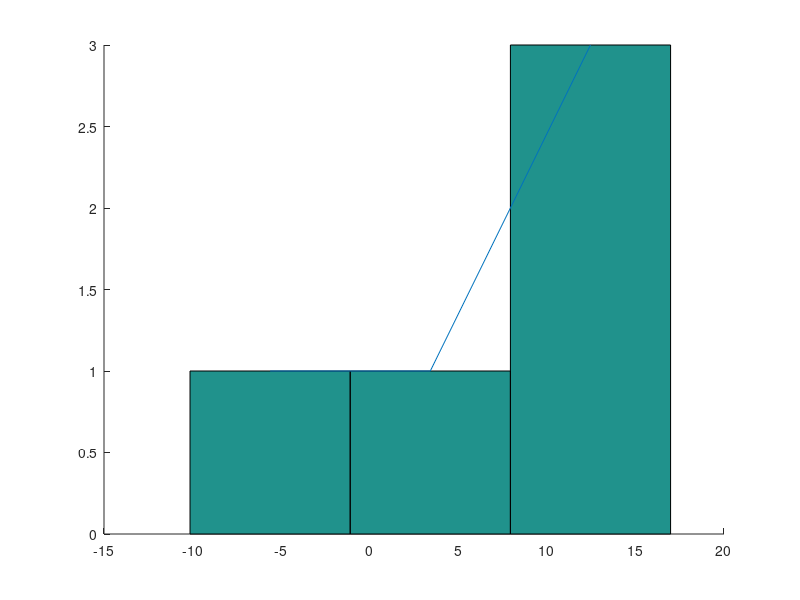

Write MATLAB code to recreate this figure. (Note: this script raises an error after producing the figure.)
pkg load statistics
#1
N = input('Introduceti numarul de numere N=')
miu = input('Introduceti miu pentru legea normala:')
sigma = input('Introduceti sigma pentru legea normala:')
%1
X = normrnd(miu,sigma,[1,N])
%2
X = sort(X)
%3
x_min = min(X)
x_max = max(X)
%4
a = 1+(10/3)*log10(N)
n = fix(a)
%5
d = (x_max - x_min) / n
%6
i = 1: n + 1
c_i(i) = x_min + (i-1)*d
%7
[f, middle] = hist(X, n);
%8
fprintf("| Nr. |    Clasa    | Frecventa absoluta | Mijlocul clasei | Frecventa relativa |\n");
fprintf("---------------------------------------------------------------------------------\n");
for i=1:n
  str1 = mat2str(i);
  str2 = mat2str(c_i(i));
  str3 = mat2str(c_i(i+1));
  str4 = mat2str(f(i));
  str5 = mat2str(middle(i));
  str6 = mat2str(N);
  if i==n
    fprintf("| %3s | [%.4s,%.4s] | %10s\t | %10.4s\t   | %6s/%.6s        |\n",str1,str2,str3,str4,str5,str4,str6);
  else
    fprintf("| %3s | [%.4s,%.4s) | %10s\t | %10.4s\t   | %6s/%.6s        |\n",str1,str2,str3,str4,str5,str4,str6);
  endif
  fprintf("---------------------------------------------------------------------------------\n");
endfor
%9
figure
hold on
hist(X, n)
hold on
plot(middle, f)
hold off
%10
fprintf("Media aritmetica e: %f\n", mean(X));
fprintf("Media geometrica e: %f\n", geomean(X));
fprintf("Media armonica e: %f\n", harmmean(X));
%11
fprintf("Mediana e: %f\n", median(X));
%12
i=find(f==max(f));
mod = middle(i);
fprintf("Modulul e: %f\n", mod);
%13
cuartile = prctile(X, [25 50 75]);
fprintf("Q1(cuartila inferioara): %f\n",cuartile(1));
fprintf("Q2=m(mediana): %.2f\n",cuartile(2));
fprintf("Q3(cuartila superioara): %f\n",cuartile(3));
%14
var_R = var(X);
std_R = std(X);
fprintf("Variatia e: %f\n", var_R);
fprintf("Abaterea standard e: %f\n", std_R);
%15
moment_R = moment(X,1);
fprintf("Momentul centrat de ordin 1 este: %f\n", moment_R);
moment_R = moment(X,2);
fprintf("Momentul centrat de ordin 2 este: %f\n", moment_R);
moment_R = moment(X,3);
fprintf("Momentul centrat de ordin 3 este: %f\n", moment_R);
moment_R = moment(X,4);
fprintf("Momentul centrat de ordin 4 este: %f\n", moment_R);